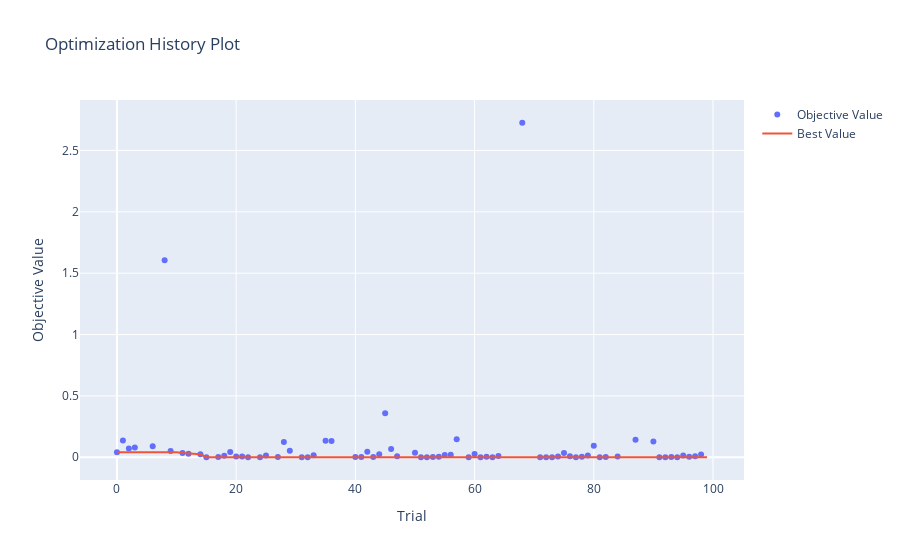

This figure's notebook cell:
### Code cell
study = optuna_ma(files, 1000, 100)
fig = optuna.visualization.plot_optimization_history(study)
print(study.best_trial.params)
show(fig)
